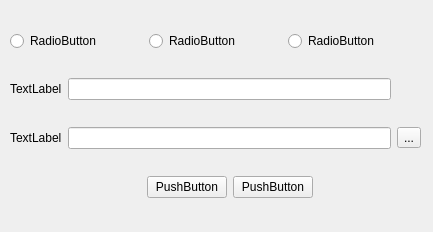
<?xml version="1.0" encoding="UTF-8"?>
<ui version="4.0">
 <class>Form</class>
 <widget class="QWidget" name="Form">
  <property name="geometry">
   <rect>
    <x>0</x>
    <y>0</y>
    <width>433</width>
    <height>232</height>
   </rect>
  </property>
  <property name="windowTitle">
   <string>Form</string>
  </property>
  <widget class="QWidget" name="gridLayoutWidget">
   <property name="geometry">
    <rect>
     <x>10</x>
     <y>10</y>
     <width>411</width>
     <height>211</height>
    </rect>
   </property>
   <layout class="QGridLayout" name="gridLayout">
    <item row="2" column="2">
     <widget class="QToolButton" name="toolButton">
      <property name="text">
       <string>...</string>
      </property>
     </widget>
    </item>
    <item row="3" column="1">
     <layout class="QHBoxLayout" name="horizontalLayout_2">
      <item>
       <spacer name="horizontalSpacer">
        <property name="orientation">
         <enum>Qt::Horizontal</enum>
        </property>
        <property name="sizeHint" stdset="0">
         <size>
          <width>40</width>
          <height>20</height>
         </size>
        </property>
       </spacer>
      </item>
      <item>
       <widget class="QPushButton" name="pushButton">
        <property name="text">
         <string>PushButton</string>
        </property>
       </widget>
      </item>
      <item>
       <widget class="QPushButton" name="pushButton_2">
        <property name="text">
         <string>PushButton</string>
        </property>
       </widget>
      </item>
      <item>
       <spacer name="horizontalSpacer_2">
        <property name="orientation">
         <enum>Qt::Horizontal</enum>
        </property>
        <property name="sizeHint" stdset="0">
         <size>
          <width>40</width>
          <height>20</height>
         </size>
        </property>
       </spacer>
      </item>
     </layout>
    </item>
    <item row="1" column="0">
     <widget class="QLabel" name="label">
      <property name="text">
       <string>TextLabel</string>
      </property>
     </widget>
    </item>
    <item row="2" column="0">
     <widget class="QLabel" name="label_2">
      <property name="text">
       <string>TextLabel</string>
      </property>
     </widget>
    </item>
    <item row="2" column="1">
     <widget class="QLineEdit" name="lineEdit_2"/>
    </item>
    <item row="1" column="1">
     <widget class="QLineEdit" name="lineEdit"/>
    </item>
    <item row="0" column="0" colspan="3">
     <layout class="QHBoxLayout" name="horizontalLayout">
      <item>
       <widget class="QRadioButton" name="radioButton">
        <property name="text">
         <string>RadioButton</string>
        </property>
       </widget>
      </item>
      <item>
       <widget class="QRadioButton" name="radioButton_2">
        <property name="text">
         <string>RadioButton</string>
        </property>
       </widget>
      </item>
      <item>
       <widget class="QRadioButton" name="radioButton_3">
        <property name="text">
         <string>RadioButton</string>
        </property>
       </widget>
      </item>
     </layout>
    </item>
   </layout>
  </widget>
 </widget>
 <resources/>
 <connections/>
</ui>
